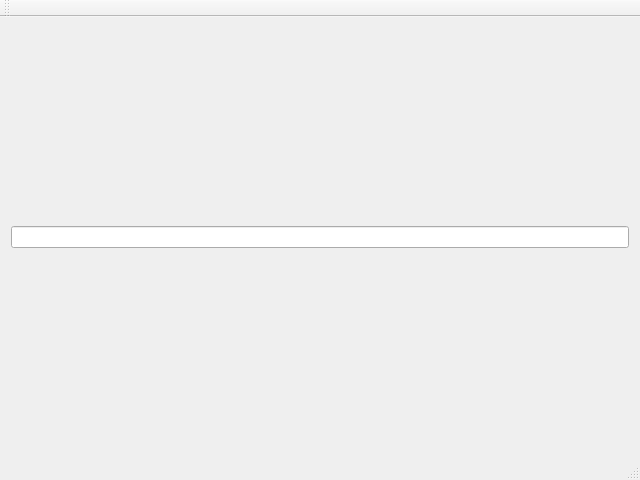
<?xml version="1.0" encoding="UTF-8"?>
<ui version="4.0">
 <class>MainWindow</class>
 <widget class="QMainWindow" name="MainWindow">
  <property name="geometry">
   <rect>
    <x>0</x>
    <y>0</y>
    <width>640</width>
    <height>480</height>
   </rect>
  </property>
  <property name="windowTitle">
   <string>MainWindow</string>
  </property>
  <widget class="QWidget" name="centralWidget">
   <layout class="QGridLayout" name="gridLayout">
    <item row="0" column="0">
     <widget class="QLineEdit" name="lineEdit"/>
    </item>
   </layout>
  </widget>
  <widget class="QMenuBar" name="menuBar">
   <property name="geometry">
    <rect>
     <x>0</x>
     <y>0</y>
     <width>640</width>
     <height>21</height>
    </rect>
   </property>
  </widget>
  <widget class="QToolBar" name="mainToolBar">
   <attribute name="toolBarArea">
    <enum>TopToolBarArea</enum>
   </attribute>
   <attribute name="toolBarBreak">
    <bool>false</bool>
   </attribute>
  </widget>
  <widget class="QStatusBar" name="statusBar"/>
 </widget>
 <layoutdefault spacing="6" margin="11"/>
 <resources/>
 <connections/>
</ui>
